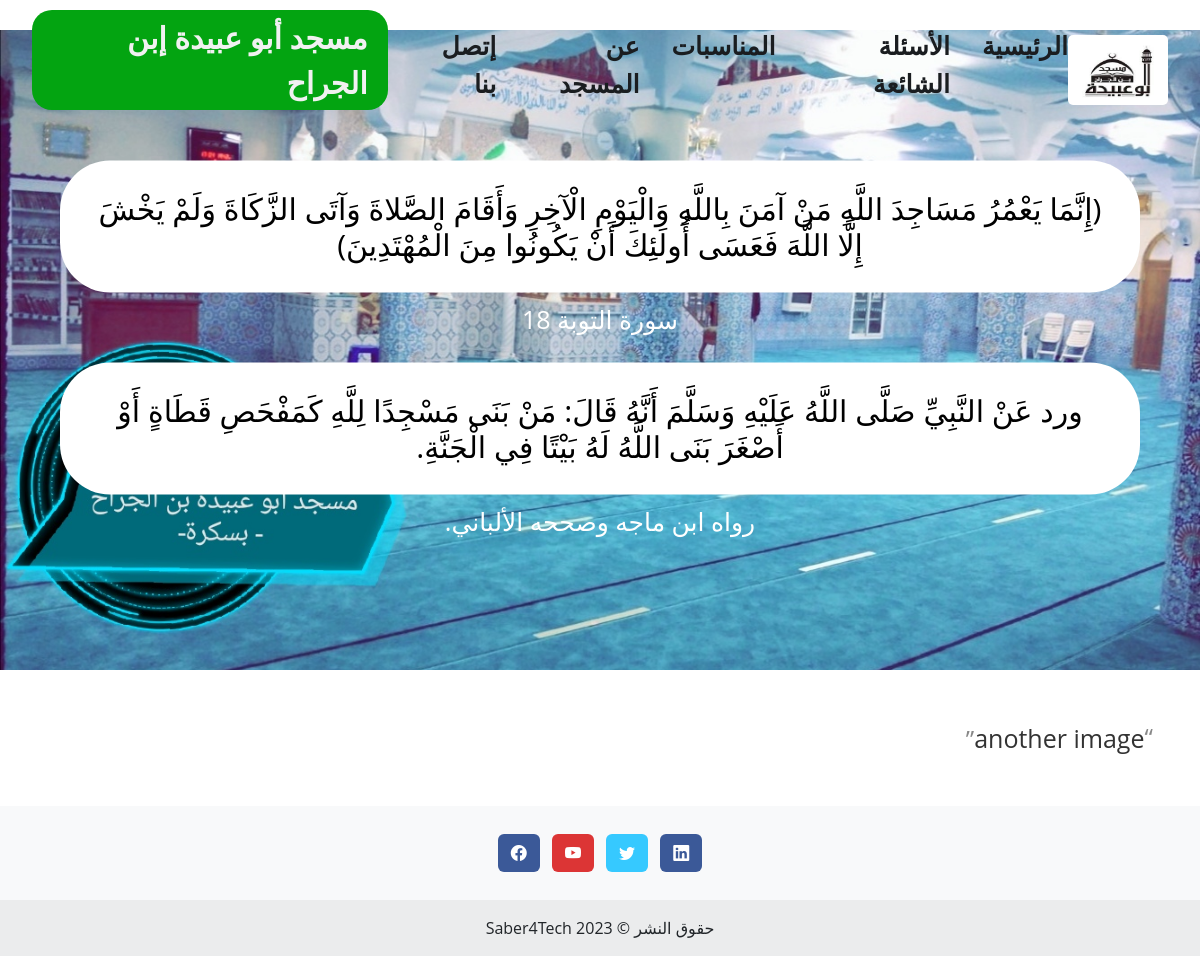
Page /about/ on the earlier database version.
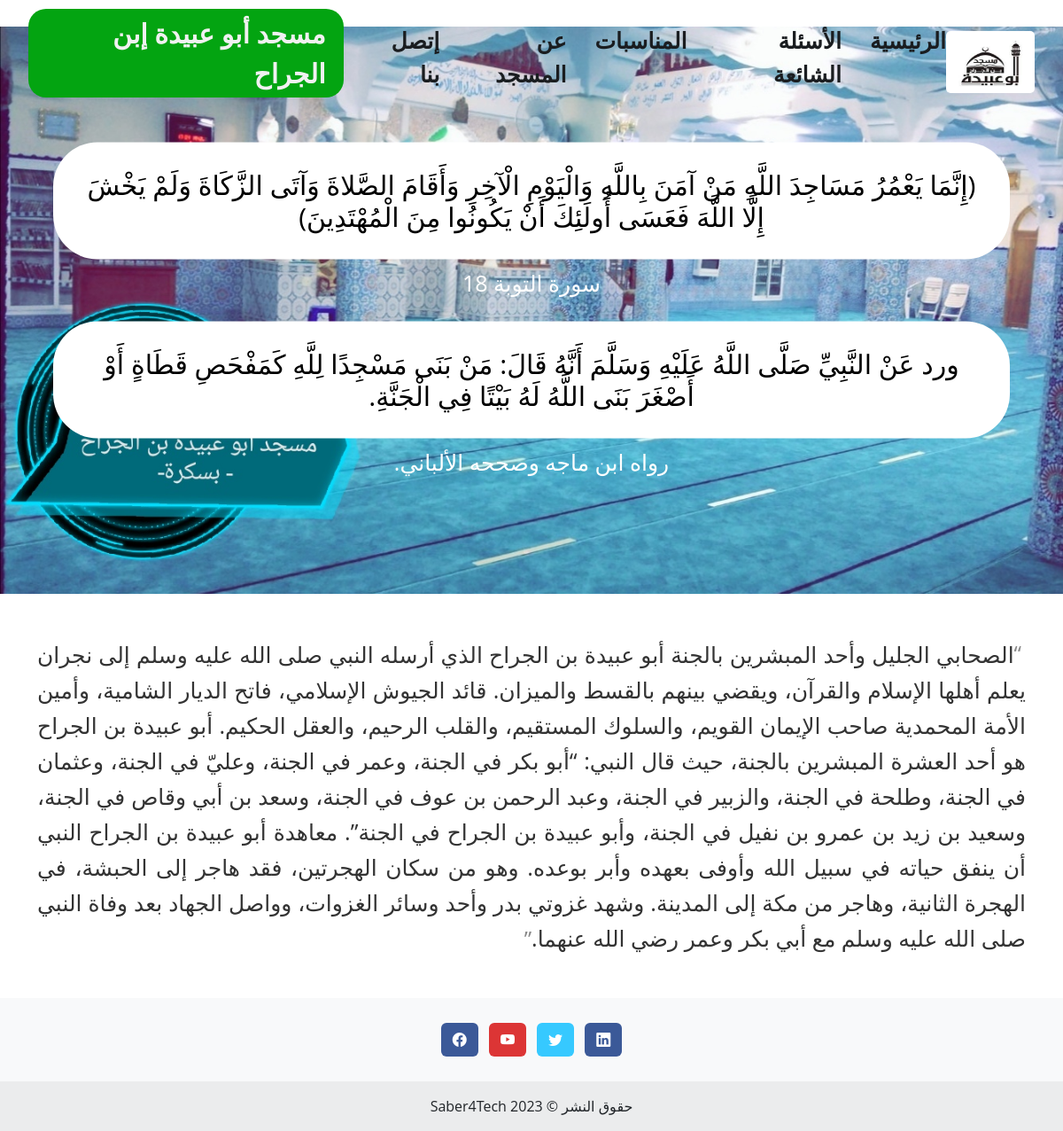
Same page on the later database version.
### appAbuObaida/models.py (models this page shows, shortened)
class PrayerModel(models.Model):
    month_field = models.DateField(auto_now_add=True)
    image = models.ImageField(upload_to='static/imgs')
    about_mosque = models.TextField(blank=True, null=True)
    class Meta:
        db_table = 'appAbuObaida_prayermodel'
        verbose_name = "مواقيت الصلاة"
        verbose_name_plural = "مواقيت الصلاة"

### appAbuObaida/views.py (the view)
# urls.py: path('about/', views.about, name='about'),
def about(request):
    activate('ar')
    about_the_mosque = PrayerModel.objects.all()
    context = {
        'about_the_mosque': about_the_mosque
    }
    return render(request, 'appAbuObaida/about.html', context)

### appAbuObaida/views.py (called while the page is built)
def footer_date(request):
    footer_date_detailed = datetime.datetime.now().year
    context = {
        'footer_date_detailed': footer_date_detailed
    }
    return context

### templates/appAbuObaida/about.html (shortened to what this page needs)
{% extends 'appAbuObaida/base.html' %}
{% load static %}
{% block content %}
    {% include 'appAbuObaida/slidesimages.html' %}
    <div class="container my-5" dir="rtl">
    {% for item in about_the_mosque %}
        <p class="styled-paragraph">{{ item.about_mosque }}</p>
    {% endfor %}
    </div>
{% endblock %}

### templates/appAbuObaida/base.html (shortened to what this page needs)
{% load static %}
{% load i18n %}
<!doctype html>
<html lang="en">
<head>
    <link href="https://cdn.jsdelivr.net/npm/bootstrap@5.3.0/dist/css/bootstrap.min.css" rel="stylesheet"
>
    <link href="https://cdn.jsdelivr.net/npm/bootstrap-icons@1.3.0/font/bootstrap-icons.css" rel="stylesheet">
    <link rel="stylesheet" href="https://cdn.jsdelivr.net/npm/bootstrap-icons@1.11.2/font/bootstrap-icons.min.css">
    <link rel="stylesheet" href="https://cdn.jsdelivr.net/npm/bootstrap@5.3.2/dist/css/bootstrap.min.css"/>
    <link rel="stylesheet" href="{% static 'css/styles.css' %}">
</head>
<body dir="rtl">
{% block content %}
{% endblock %}
{% include 'appAbuObaida/footer.html' %}
</body>
</html>

### templates/appAbuObaida/slidesimages.html (shortened to what this page needs)
{% load static %}
<header>
    <div class="navbar2">
        <div class="logo2">
            <a href="{% url 'index' %}">
                <img src="{% static 'imgs/mosquelogo.jpg' %}" alt="no img">
            </a>
        </div>
        <ul class="links2">
            <li><a href="{% url 'index' %}">الرئيسية</a></li>
            <li><a href="{% url 'questions_blog' %}">الأسئلة الشائعة</a></li>
            <li><a href="{% url 'events_view' %}">المناسبات</a></li>
            <li><a href="{% url 'about' %}">عن المسجد</a></li>
            <li><a href="{% url 'contact_us' %}">إتصل بنا</a></li>
        </ul>
        <a href="{% url 'index' %}" class="action_btn2">مسجد أبو عبيدة إبن الجراح</a>
    </div>
    <div class="text-box">
        <h1>
            (إِنَّمَا يَعْمُرُ مَسَاجِدَ اللَّهِ مَنْ آمَنَ بِاللَّهِ وَالْيَوْمِ الْآخِرِ وَأَقَامَ الصَّلاةَ وَآتَى
            الزَّكَاةَ وَلَمْ يَخْشَ إِلَّا اللَّهَ فَعَسَى أُولَئِكَ أَنْ يَكُونُوا مِنَ الْمُهْتَدِينَ)
        </h1>
        <span class="first-span"> سورة التوبة  18</span>
        <br>
        <br>
        <h1>
            ورد عَنْ النَّبِيِّ صَلَّى اللَّهُ عَلَيْهِ وَسَلَّمَ أَنَّهُ قَالَ: مَنْ بَنَى مَسْجِدًا لِلَّهِ كَمَفْحَصِ
            قَطَاةٍ أَوْ أَصْغَرَ بَنَى اللَّهُ لَهُ بَيْتًا فِي الْجَنَّةِ.
        </h1>
        <span class="first-span"> رواه ابن ماجه وصححه الألباني.</span>
        <br>
    </div>
</header>

### templates/appAbuObaida/footer.html
<footer class="bg-body-tertiary text-center">
    <div class="container p-4 pb-0">
        <section class="mb-4">
            <a data-mdb-ripple-init
               class="btn text-white btn-floating m-1 social-media-icon"
               style="background-color: #3b5998;"
               href="#"
               role="button">
                <i class="bi bi-linkedin"></i>
            </a>
            <a data-mdb-ripple-init
               class="btn text-white btn-floating m-1 -icon social-media-icon"
               style="background-color: #36c9ff;"
               href="#"
               role="button">
                <i class="bi bi-twitter"></i>
            </a>
            <a data-mdb-ripple-init
               class="btn text-white btn-floating m-1 social-media-icon"
               style="background-color: #dc3535;"
               href="#"
               role="button">
                <i class="bi bi-youtube"></i>
            </a>
            <a data-mdb-ripple-init
               class="btn text-white btn-floating m-1 social-media-icon"
               style="background-color: #3b5998;"
               href="#"
               role="button">
                <i class="bi bi-facebook"></i>
            </a>
        </section>
    </div>
    <div class="text-center p-3 footer-span"
         style="background-color: rgba(0, 0, 0, 0.05);">
        <span>
            حقوق النشر ©
            {{ footer_date_detailed }}
        </span>
        <a class="text-body" href="#">Saber4Tech</a>
    </div>
</footer>

### static/css/styles.css (style rules this page uses)
* { margin: 0; padding: 0; box-sizing: border-box; font-family: 'Open Sans', 'sans-serif'; }
body { height: 100vh; background-color: #fff; font-family: Arial, sans-serif; margin: 0; padding: 0; box-sizing: border-box; }
.navbar2 { margin-top: 300px; }
.navbar2 ul li a { text-decoration: none; font-size: 25px; color: #861c1c; font-weight: bolder; transition: background-color 0.8s; }
.text-box { width: 90%; color: white; position: absolute; top: 50%; left: 50%; transform: translate(-50%, -50%); text-align: center; }
.text-box span { font-size: 25px; color: #fff }
.text-box h1 { font-size: 30px; color: #000; background-color: white; padding: 30px; border-radius: 50px; }
.styled-paragraph { font-size: 25px; line-height: 1.6; color: #333; margin-bottom: 20px; text-align: justify; }
.styled-paragraph:before { content: '\201C'; font-size: 24px; margin-right: 5px; vertical-align: top; color: #888; }
.styled-paragraph:after { content: '\201D'; font-size: 24px; margin-left: 5px; vertical-align: bottom; color: #888; }
li { list-style: none; }
a { text-decoration: none; color: #f1f1f1; }
header { position: relative; padding: 0 2rem; background-image: url("../../static/imgs/inside-mosquejpg.jpg"); width: 100%; height: 80%; background-size: cover; background-position: center; }
.navbar2 { width: 100%; height: 60px; max-width: 1300px; margin: 30px auto; display: flex; align-items: center; justify-content: space-between; }
.navbar2 .logo2 img { margin-top: 20px; width: 100px; height: 70px; border-radius: 5px; }
.navbar2 .logo2 a { font-size: 1.5rem; font-weight: bolder; }
.navbar2 .links2 a { color: #1a1d20; }
.navbar2 .links2 { margin-top: 25px; display: flex; gap: 2rem; font-size: 20px; }
.action_btn2 { background-color: #03a411; padding: 5px 20px; border: none; outline: none; border-radius: 20px; font-size: 30px; font-weight: bolder; cursor: pointer; }

Differences in the rows shown:
removed PrayerModel: about_mosque "another image"
added PrayerModel: about_mosque "الصحابي الجليل وأحد المبشرين بالجنة أبو عبيدة بن الجراح الذي أرسله النبي صلى الله عليه وسلم إلى نجران يعلم أهلها الإسلام والقرآن، ويقضي بينهم بالقسط والميزان. قائد الجيوش الإسلامي، فاتح الديار الشامية، وأمين الأمة المحمدية صاحب الإيمان القويم، والسلوك المستقيم، والقلب الرحيم، والعقل الحكيم. أبو عبيدة بن الجراح هو أحد العشرة المبشرين بالجنة، حيث قال النبي: “أبو بكر في الجنة، وعمر في الجنة، وعليّ في الجنة، وعثمان في الجنة، وطلحة في الجنة، والزبير في الجنة، وعبد الرحمن بن عوف في الجنة، وسعد بن أبي وقاص في الجنة، وسعيد بن زيد بن عمرو بن نفيل في الجنة، وأبو عبيدة بن الجراح في الجنة”. معاهدة أبو عبيدة بن الجراح النبي أن ينفق حياته في سبيل الله وأوفى بعهده وأبر بوعده. وهو من سكان الهجرتين، فقد…"
